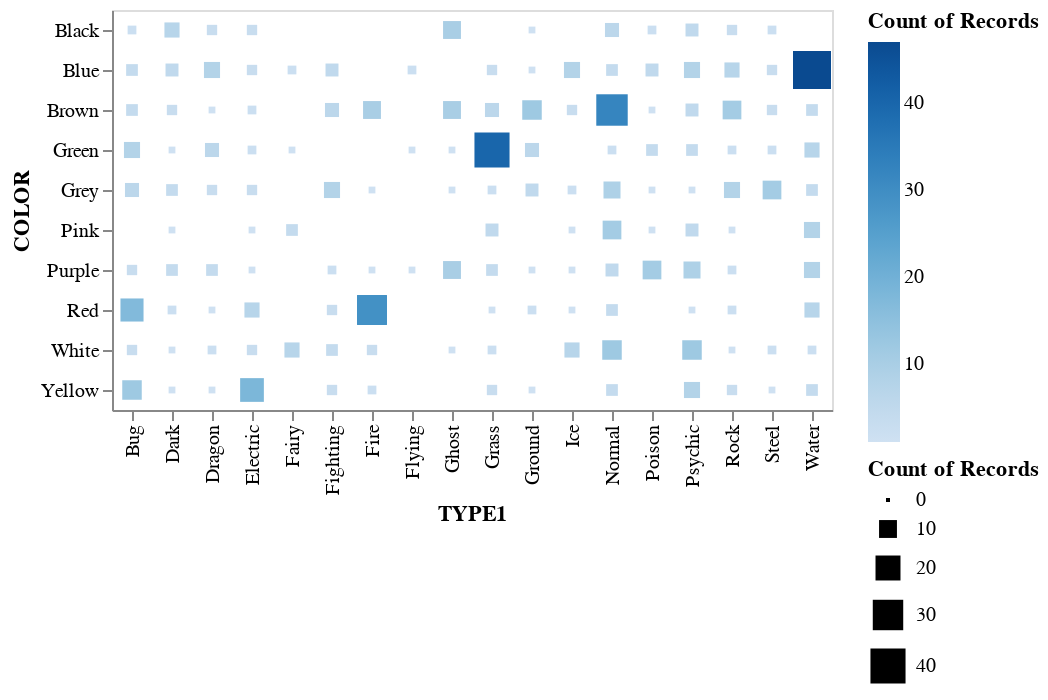

The code cell stored with this chart in its notebook:
### Markdown cell above
#

### Code cell
# TYPE of pokemon vs COLOR of pokemon

alt.Chart(train_df).mark_square().encode(
    x='TYPE1',
    y='COLOR',
    color='count()',
    size='count()')

### Figure 1 — Vega-Lite specification as saved in the notebook (floating-point values rounded to 4 significant figures; data arrays with more than 128 entries replaced by an {"elided": "..."} marker saying what was removed)
{"config": {"view": {"continuousWidth": 400, "continuousHeight": 300}}, "data": {"name": "data-b06a6705736e3674a9b25cc3ba80dd67"}, "mark": "square", "encoding": {"color": {"aggregate": "count", "type": "quantitative"}, "size": {"aggregate": "count", "type": "quantitative"}, "x": {"field": "TYPE1", "type": "nominal"}, "y": {"field": "COLOR", "type": "nominal"}}, "$schema": "https://vega.github.io/schema/vega-lite/v4.17.0.json", "datasets": {"data-b06a6705736e3674a9b25cc3ba80dd67": {"elided": "733 records"}}}
